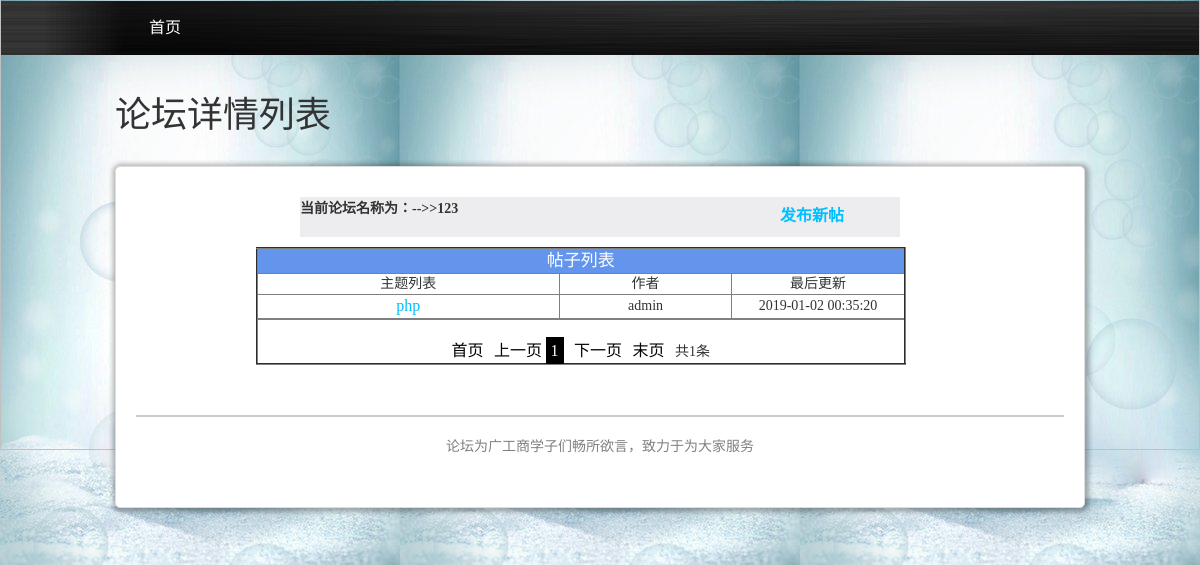
/main/forums.php?F=4, run on an earlier commit of the app's database.
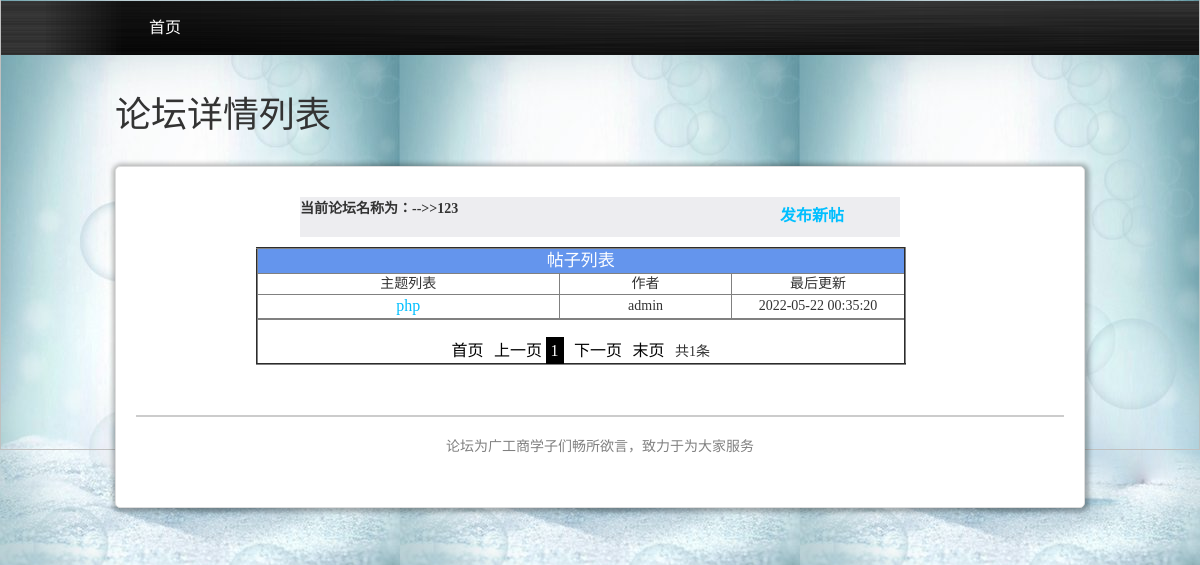
And on a later commit of the database.
### tables this page shows
CREATE TABLE IF NOT EXISTS `tiopic` (
  `id` int(11) UNSIGNED NOT NULL AUTO_INCREMENT,
  `author` varchar(50) NOT NULL,
  `title` varchar(100) NOT NULL,
  `content` text NOT NULL,
  `last_post_time` datetime NOT NULL,
  `reply_author` varchar(50) DEFAULT NULL,
  `reply` text,
  `reply_time` datetime DEFAULT NULL,
  PRIMARY KEY (`id`)
);

### main/forums.php (the view, shortened to what this page needs)
<?php
$page=isset($_GET['page']) ?$_GET['page'] :1 ;
$page=!empty($page) ? $page :1;
@$F=$_GET['F'];
$conn = mysqli_connect("localhost", "root", "", "mybbs");
mysqli_query($conn,'set names utf8');
$table_name="tiopic";
$perpage=2;
$total_sql="select count(*) from $table_name";
$total_result =mysqli_query($conn,$total_sql);
$total_row=mysqli_fetch_row($total_result);
$total = $total_row[0];
$total_page = ceil($total/$perpage);
$page=$page>$total_page ? $total_page:$page;
$start=($page-1)*$perpage;
$sql="select * from tiopic order by id desc limit $start ,$perpage";
$que=mysqli_query($conn,$sql);
@$sum=mysqli_num_rows($que);
?>
 <!DOCTYPE html>
<html lang="en">
<head>
    <link rel="stylesheet" type="text/css" href="../css/bootstrap.min.css"/>
    <link rel="stylesheet" href="../css/index.css">
</head>
<body>
<nav class="navbar">
    <div class="container navbar-content">
        <a href="index.php">首页</a>
    </div>
</nav>
<div class="container">
   <h1>论坛详情列表</h1>
    <div class="news-list">
      <div class="cen">
    <div class="left">
        <?php
        $sql1="select forum_name from forums where id='$F'";
        $squ1=mysqli_query($conn,$sql1);
        $row=mysqli_fetch_array($squ1);
        $forum_name=$row['forum_name'];
        echo "<strong>当前论坛名称为：<a href=\"index.php\"></a>-->>$forum_name</strong>";
        ?>
    </div>
    <div class="right"><a class="a" style="color: deepskyblue" href="addnew.php"><strong>发布新帖</strong></a> </div>
</div>
<table width="600px" border="2" cellpadding="8" cellspacing="0" align="center">
    <tr class="title">
        <td colspan="3">帖子列表 </td>
    </tr>
    <tr>
        <td width="280px">主题列表</td>
        <td width="160px" >作者</td>
        <td width="160px">最后更新</td>
    </tr>
    <?php
    if($sum>0) {
    while($row=mysqli_fetch_array($que)) {
    ?>
    <tr>
        <td width="280px"><div><strong><a style="color:deepskyblue" href="thread.php?id=<?php echo $row['id']?>"</a></strong><?php echo $row['title']?></div> </td>
        <td width="160px"><?php echo $row['author'] ?></td>
        <td width="160px"><?php echo $row['last_post_time']?></td>
    </tr>
    <tr>
        <td colspan="3">
            <?php }
            }
            else{
                echo "<tr><td colspan='5'>本版块没有帖子.....</td></tr>";
            } ?>
        </td>
    </tr>
    <tr>
        <td colspan="5">
            <div id="baner" style="margin-top: 20px">
                <a href="<?php
                echo "$_SERVER[PHP_SELF]?page=1"
                ?>">首页</a>
                &nbsp;&nbsp;<a href="<?php
                echo "$_SERVER[PHP_SELF]?page=".($page-1)
                ?>">上一页</a>
                <?php
                for($i=1;$i<=$total_page;$i++){
                    if($i==$page){
                        echo "<a  style='padding: 5px 5px;background: #000;color: #FFF' href='$_SERVER[PHP_SELF]?page=$i'>$i</a>";
                    }else{
                        echo "<a  style='padding: 5px 5px' href='$_SERVER[PHP_SELF]?page=$i'>$i</a>";
                    }
                }
                ?>
                &nbsp;&nbsp;<a href="<?php
                echo "$_SERVER[PHP_SELF]?page=".($page+1)
                ?>">下一页</a>
                &nbsp;&nbsp;<a href="<?php
                echo "$_SERVER[PHP_SELF]?page={$total_page}"
                ?>">末页</a>
                &nbsp;&nbsp;<span>共<?php echo $total?>条</span>
            </div>
        </td>
    </tr>
</table>
        <footer class="copyright">论坛为广工商学子们畅所欲言，致力于为大家服务</footer>
    </div>
    </div>
</body>
</html>

What changed in the data, as far as the page shows it:
changed tiopic "admin": last_post_time "2019-01-02 00:35:20" → "2022-05-22 00:35:20"
